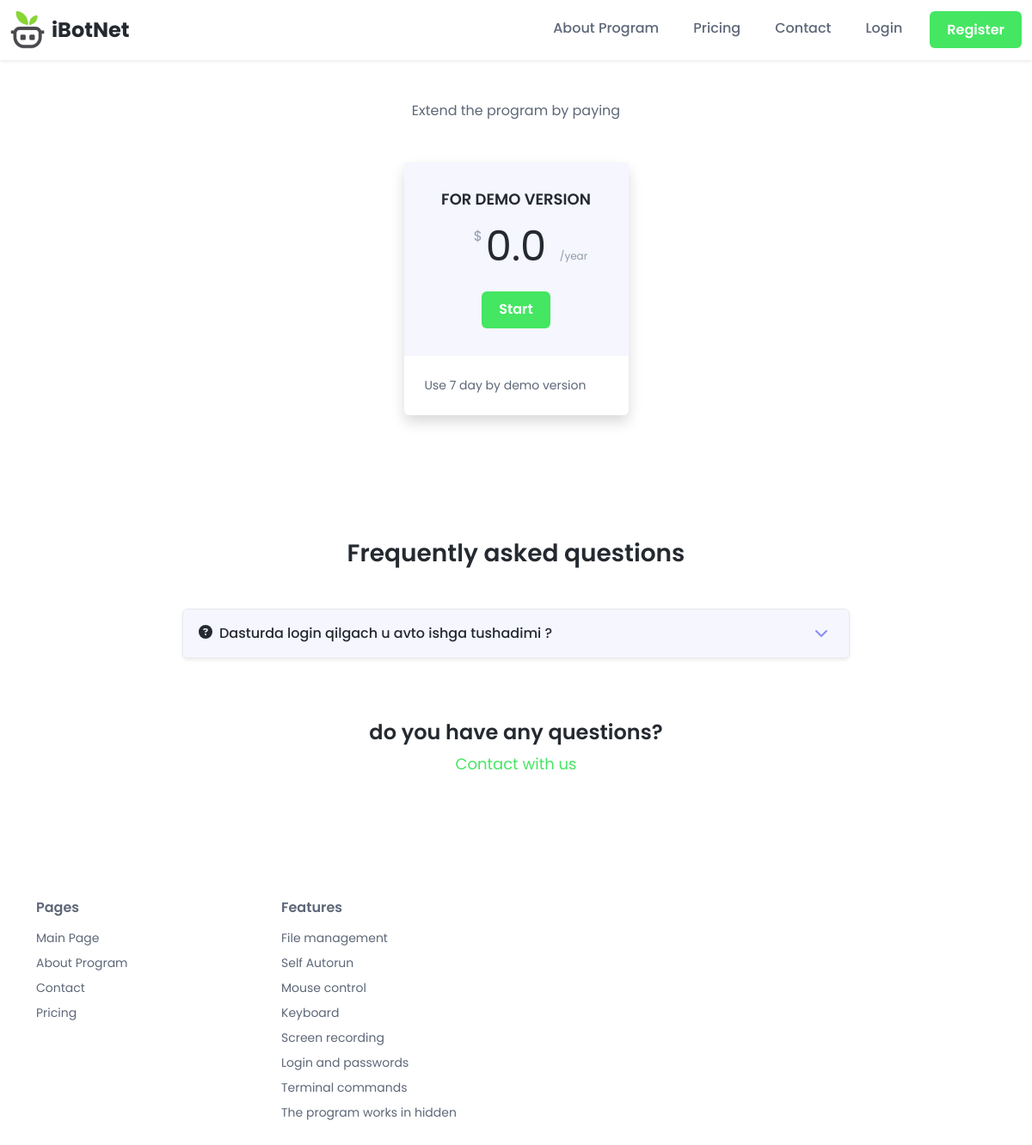
The page /pricing/ on the database its author committed.
### ApiApp/models.py (models this page shows, shortened)
class Info(models.Model):
    logo = models.FileField(upload_to='files')
    name = models.CharField(max_length=255)
    slide_title = models.CharField(max_length=255)
    slide_text = models.CharField(max_length=255)
    slide_image = models.FileField(upload_to='files')
    abilitys = models.ManyToManyField(Ability)
    start_step = models.ManyToManyField(StartStep)

class Pricing(models.Model):
    name = models.CharField(max_length=255)
    year = models.FloatField(default=0.5)
    text = models.TextField()

class QueryAnswer(models.Model):
    query = models.CharField(max_length=255)
    answer = models.TextField()

class Ability(models.Model):
    icon_name = models.CharField(max_length=255)
    title = models.CharField(max_length=255)
    text = models.TextField()
    video_example = models.CharField(max_length=255)

### ApiApp/views.py (the view)
def Pricing_Page(request):
    DATA = {
        "info":Info.objects.last(),
        "pricing":Pricing.objects.all(),
        "querys":QueryAnswer.objects.all().order_by("-id"),
    }
    return render(request,"pricing.html",DATA)

### templates/pricing.html (shortened to what this page needs)
{% extends 'base.html' %}
{% load static %}
{% block content %}
<div class="page-content py-5">
	<section class="plans-section mb-5 pb-5">
		<div class="container">
			<div class="plan-switch text-center mb-4" id="plan-switch">
				<div class="mb-5 plan-switch-intro">Extend the program by paying</div>
			</div>
			<div class="plan-items row justify-content-center" id="plan-items">
				{% for p in pricing %}
				<div class="col-12 col-md-6 col-lg-3 mb-5 mb-lg-0">
					<div class="item shadow rounded">
						<div class="plan-header text-center">
							<h3 class="plan-title">{{p.name}}</h3>
							<div class="plan-cost">
								<div class="plan-cost-monthly plan-cost-option">
									<span class="currency">$</span>
									<span class="number">{{p.year}}</span>
									<span class="unit">/year</span>
								</div>
							</div>
							<div class="plan-cta">
								<a class="btn-primary btn" href="{% url 'login' %}">Start</a>
							</div>
						</div>
						<div class="plan-content">
							<div class="plan-intro">{{p.text}}</div>
						</div>
					</div>
				</div>
				{% endfor %}
			</div>
		</div>
	</section>
	<section class="faq-section py-5">
		<div class="container single-col-max">
			<h3 class="text-center mb-5">Frequently asked questions</h3>
			<div id="faq-accordion" class="faq-accordion accordion mx-auto text-start">
				{% for i in querys %}
				<div class="accordion-item mb-4 shadow-sm rounded">
					<h2 class="accordion-header border-0 px-4 py-3 rounded" id="faq-heading-1">
						<i class="fas fa-question-circle"></i>
						<button class="accordion-button btn btn-link" type="button" data-bs-toggle="collapse"
							data-bs-target="#faq1" aria-expanded="false" aria-controls="faq1">
							{{i.query}}<i class="fas fa-chevron-down"></i>
						</button>
					</h2>
				</div>
				{% endfor %}
			</div>
			<div class="text-center">
				<h4 class="pt-5">do you have any questions? </h4>
				<div class="section-intro"><a class="text-link" href="{% url 'contact' %}">Contact with us</a>
				</div>
			</div>
		</div>
	</section>
</div>
{% endblock content %}

### templates/base.html (shortened to what this page needs)
{% load static %}
<!DOCTYPE html>
<html lang="en">
    <head>
        <link rel="stylesheet" href="{% static 'assets/plugins/tiny-slider/tiny-slider.css' %}">
        <link rel="stylesheet"
            href="{% static '//cdnjs.cloudflare.com/ajax/libs/highlight.js/9.15.2/styles/atom-one-dark.min.css' %}">
        <link id="theme-style" rel="stylesheet" href="{% static 'assets/css/theme.css' %}">
    </head>
    <body>
        <header class="header fixed-top">
            <div class="branding">
                <div class="container-fluid position-relative">
                    <nav class="navbar navbar-expand-lg">
                        <div class="site-logo"><a class="navbar-brand" href="{% url 'home' %}"><img
                                    class="logo-icon me-2" width="40px" src="{{info.logo.url}}" alt="logo"><span
                                    class="logo-text">{{info.name}}</span></a></div>
                        <div class="collapse navbar-collapse py-3 py-lg-0" id="navigation">
                            <ul class="navbar-nav ms-lg-auto">
                                <li class="nav-item me-lg-4">
                                    <a class="nav-link" href="{% url 'about' %}">About Program</a>
                                </li>
                                <li class="nav-item me-lg-4">
                                    <a class="nav-link" href="{% url 'pricing' %}">Pricing</a>
                                </li>
                                <li class="nav-item me-lg-4">
                                    <a class="nav-link" href="{% url 'contact' %}">Contact</a>
                                </li>
                                {% if user.is_authenticated %}
                                <li class="nav-item me-lg-4">
                                    <a class="nav-link" href="{% url 'logout' %}">logout</a>
                                </li>
                                <li class="nav-item me-lg-0 mt-3 mt-lg-0">
                                    <a class="btn btn-primary text-white" href="{% url 'profile' %}">Profile</a>
                                </li>
                                {% else %}
                                <li class="nav-item me-lg-4">
                                    <a class="nav-link" href="{% url 'login' %}">Login</a>
                                </li>
                                <li class="nav-item me-lg-0 mt-3 mt-lg-0">
                                    <a class="btn btn-primary text-white" href="{% url 'reg' %}">Register</a>
                                </li>
                                {% endif %}
                            </ul>
                        </div>
                    </nav>
                </div>
            </div>
        </header>
        {% block content %}
        {% endblock content %}
        <footer class="footer">
            <div class="container py-5 mb-3">
                <div class="row">
                    <div class="footer-col col-6 col-lg-3">
                        <h4 class="col-heading">Pages</h4>
                        <ul class="list-unstyled">
                            <li><a class="text-link" href="{% url 'home' %}">Main Page</a></li>
                            <li><a class="text-link" href="{% url 'about' %}">About Program</a></li>
                            <li><a class="text-link" href="{% url 'contact' %}">Contact</a></li>
                            <li><a class="text-link" href="{% url 'pricing' %}">Pricing</a></li>
                        </ul>
                    </div>
                    <div class="footer-col col-6 col-lg-3">
                        <h4 class="col-heading">Features</h4>
                        <ul class="list-unstyled">
                            {% for i in info.abilitys.all %}
                            <li><a class="text-link" href="#">{{i.title}}</a></li>
                            {% endfor %}
                        </ul>
                    </div>
                </div>
            </div>
        </footer>
    </body>
</html>

### rows shown on the page
Info: logo (picture), name "iBotNet"
Pricing: name "FOR DEMO VERSION", year "0.0", text "Use 7 day by demo version"
QueryAnswer: query "Dasturda login qilgach u avto ishga tushadimi ?"
Ability: title "File management"
Ability: title "Self Autorun"
Ability: title "Mouse control"
Ability: title "Keyboard"
Ability: title "Screen recording"
Ability: title "Login and passwords"
Ability: title "Terminal commands"
Ability: title "The program works in hidden"
